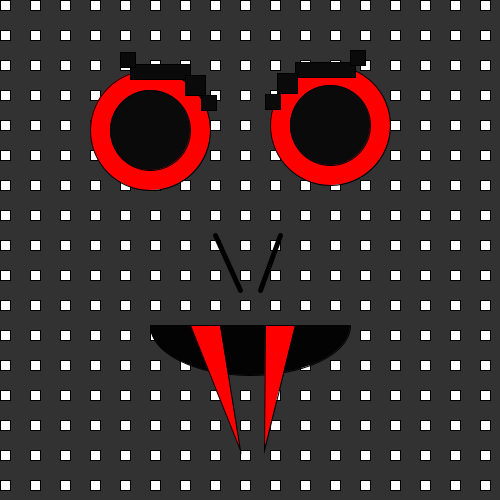
Frame 1 (no input)
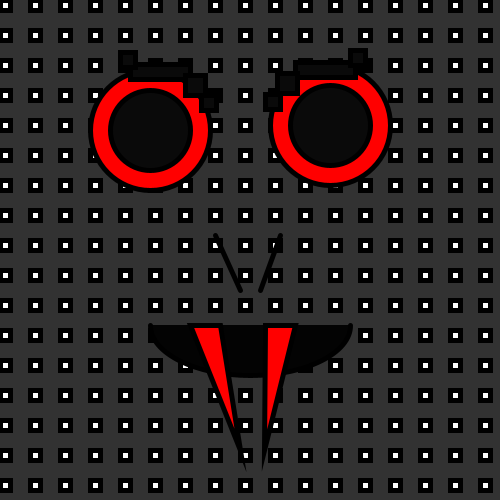
Frame 60 (the mouse pressed at the canvas centre just before this capture)
Frame 120 (the mouse held since frame 60 and released just before this capture): identical to frame 60, image omitted

The Processing sketch that drew these frames (run headless with seeded random() and noise(); from frame 60 on, the mouse is pressed at the canvas centre):

// Processing sketch: processing_159848
// ── processing_159848.pde

void setup() {
  size(500, 500) ;
}

void draw() {

  background(50) ; 

  fill(255) ; 
  // this is my pattern
  for (int y = 0; y < 30; y++) {
    for (int x = 0; x < 30; x++) {
      rect(30*x, 30*y, 10, 10) ;
    }
  }
  // end of pattern

  // here is where your monster code could be !
  //eyes
 fill(#FF0000);
ellipse(150, 130, 120, 120);
 
fill(#FF0000);
ellipse(330, 125, 120, 120);
 
 fill(#0A0A0A);
ellipse(150, 130, 80, 80);
 
fill(#0A0A0A);
ellipse(330, 125, 80, 80);

// mouth  
    fill(#030303) ;
    arc(250, 325, 200, 100, 0, PI - 0);
    
//teeth
fill(#FF0000) ;
triangle(190, 325, 240, 450, 220, 325) ;
fill(#FF0000) ;
triangle(265, 325, 264, 450, 295, 325) ;


//eyebrows   
    fill(#0A0A0A) ;
    rect(130, 64, 60, 15) ;
    fill(#0A0A0A) ;
    rect(295, 62, 60, 15) ;
    
fill(#0A0A0A);  
rect(185, 75, 20, 20);
fill(#0A0A0A);  
rect(277, 73, 20, 20);

fill(#0A0A0A);  
rect(201, 95, 15, 15);
fill(#0A0A0A);  
rect(265, 94, 15, 15);

fill(#0A0A0A);  
rect(120, 52, 15, 15);
fill(#0A0A0A);  
rect(350, 50, 15, 15);

 //nostrils
  stroke(0);
  strokeWeight(5);
  line(215, 235, 240, 290);
  line(280, 235, 260, 290);

}







  
